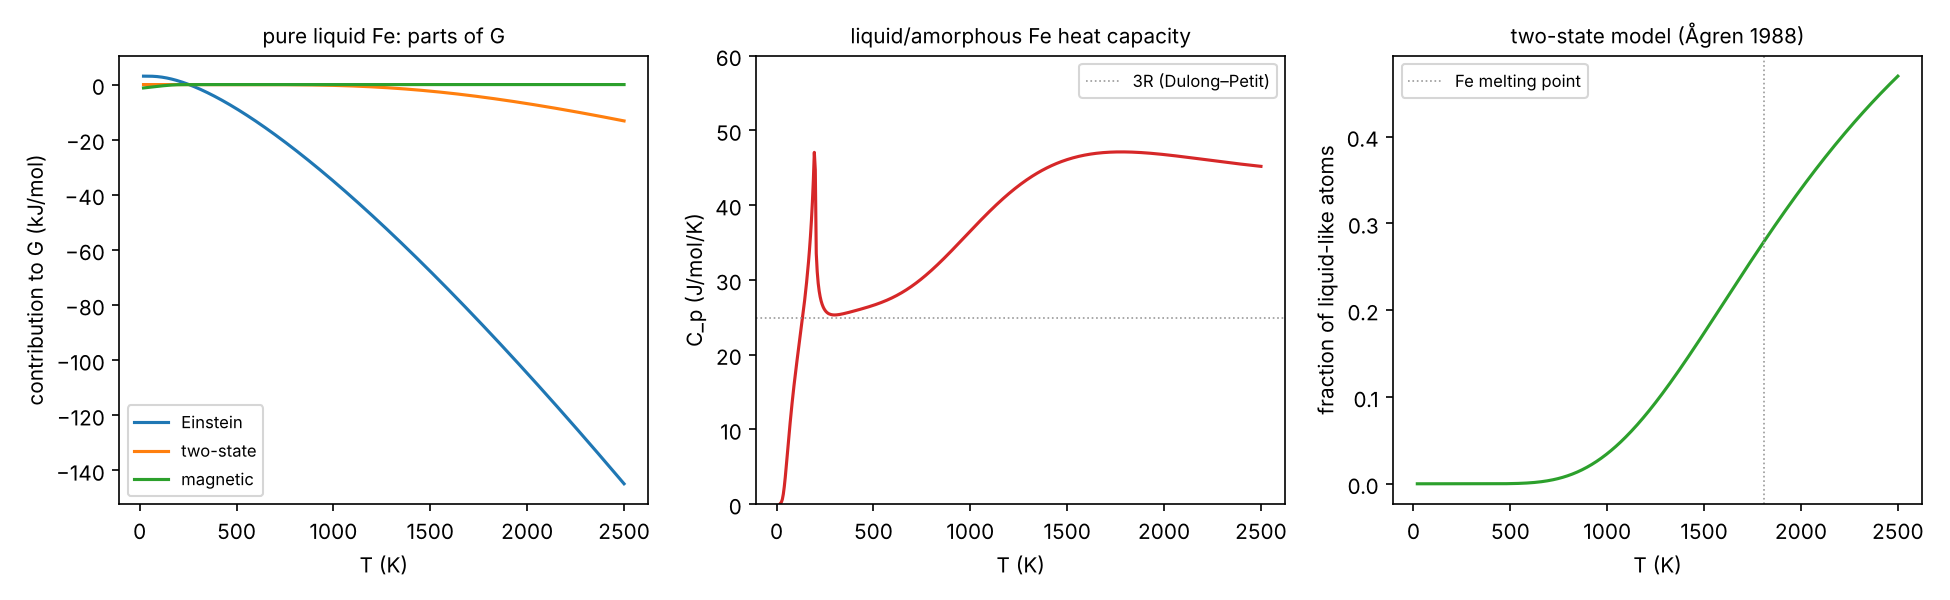

Recreate this plot in Python.
"""Fe–Mn liquid with the Einstein and two-state contributions (issue #6).

Third-generation CALPHAD descriptions model a liquid down to 0 K. Its Gibbs energy
is a sum of physically motivated parts:

- an Einstein solid for the harmonic vibrations, G_E = 1.5 R θ_E + 3 R T ln(1 −
  e^(−θ_E/T)). The TDB stores ln θ_E (THETA), so composition dependence is
  Redlich–Kister in ln θ_E;
- the two-state model for the liquid–amorphous transition, G_2st = −R T ln(1 +
  e^(−ΔG_d/RT)). Each atom is solid-like (amorphous) or liquid-like, ΔG_d (GD) is
  the energy of the change, and the fraction of liquid-like atoms is
  1 / (1 + e^(ΔG_d/RT)). Below the glass transition the liquid becomes an
  amorphous solid, and its heat capacity falls to the Einstein value;
- magnetism (here the Xiong model, with TC and NT) and a polynomial.

This script uses pycalphad's test database femn.tdb ("for testing purposes
only", one LIQUID phase with no interaction parameters). It

1. splits G of pure liquid Fe into those parts, 20–2500 K, and computes the heat
   capacity C_p = −T ∂²G/∂T² and the fraction of liquid-like atoms;
2. compares G with pycalphad.calculate across compositions and temperatures;
3. computes Fe–Mn liquid equilibria, certifies them, and compares the assemblage
   with pycalphad.equilibrium;
4. plots the decomposition, C_p and the liquid-like fraction.

C_p rises to about 3R as the Einstein vibrations switch on, then climbs through a
broad hump between 1000 and 2000 K as atoms turn liquid-like (0.035 of them at
1000 K, 0.28 at the melting point, 1811 K). The sharp peak at 200 K is the
magnetic transition: this test file gives liquid Fe T_C = 200 K.

References:
- J. Ågren, *Thermodynamics of supercooled liquids and their glass transition*,
  Phys. Chem. Liq. 18 (1988) 123–139 (the two-state model).
- J. Ågren, B. Cheynet, M. T. Clavaguera-Mora, K. Hack, J. Hertz, F. Sommer and
  U. Kattner, *Workshop on thermodynamic models and data for pure elements and
  other endmembers of solutions*, Calphad 19 (1995) 449–480 (the Einstein and
  two-state terms for third-generation unary descriptions).
- Q. Chen and B. Sundman, *Modeling of thermodynamic properties for Bcc, Fcc,
  liquid, and amorphous iron*, J. Phase Equilib. 22 (2001) 631–644 (a
  third-generation description of Fe in this form).
- W. Xiong, Q. Chen, P. A. Korzhavyi and M. Selleby, *An improved magnetic model
  for thermodynamic modeling*, Calphad 39 (2012) 11–20.

Run with ``uv run python examples/femn_two_state.py`` (about a minute). It writes
examples/femn_two_state.png.
"""

from pathlib import Path

import matplotlib.pyplot as plt
import numpy as np

from discopt.calphad import CertificateLevel, ThermoDatabase, equilibrium
from discopt.calphad.equilibrium.common import R_GAS
from discopt.calphad.models.lattice import einstein, two_state
from discopt.calphad.ops import NUM

HERE = Path(__file__).parent
PYCALPHAD_R = 8.3145  # pycalphad.variables.R; ours is the CODATA value


def tdb_path():
    import pycalphad

    return Path(pycalphad.__file__).parent / "tests" / "databases" / "femn.tdb"


db = ThermoDatabase.from_tdb(tdb_path())
liq = db.phase_model("LIQUID", ("FE", "MN"))


def u_of(yfe):
    return liq.variables_from_site_fractions([{"FE": yfe, "MN": 1 - yfe}, {"VA": 1.0}])


def parts(yfe, T):
    """G and its parts, J/mol, at site fraction ``yfe`` of Fe."""
    Y = liq._Y(np.asarray(u_of(yfe)))
    RT = R_GAS * T
    ein = float(einstein(liq._sum(liq.einstein, Y, T), T, NUM)) * RT
    gd = float(liq._sum(liq.two_state, Y, T))
    tst = float(two_state(gd, T, NUM)) * RT
    mag = float(liq.magnetic_at(Y, T, NUM)) * RT
    total = float(liq.gibbs(u_of(yfe), NUM, T)) * RT
    return {
        "total": total,
        "Einstein": ein,
        "two-state": tst,
        "magnetic": mag,
        "rest": total - ein - tst - mag,
        "gd": gd,
    }


# ------------------------------------------------------------------ 1. pure liquid Fe
TS = np.linspace(20.0, 2500.0, 497)
P = [parts(1.0, T) for T in TS]
h = 0.5
cp = np.array(
    [-T * (parts(1.0, T + h)["total"] - 2 * parts(1.0, T)["total"] + parts(1.0, T - h)["total"]) / h**2 for T in TS]
)
liquid_like = np.array([1 / (1 + np.exp(p["gd"] / (R_GAS * T))) for p, T in zip(P, TS)])
T_MELT = 1811.0  # Fe
for T in (500.0, 1000.0, T_MELT, 2500.0):
    print(f"pure liquid Fe at {T:.0f} K: {liquid_like[np.searchsorted(TS, T)]:.3f} of the atoms are liquid-like")
print(f"C_p at 20 K: {cp[0]:.2f} J/mol/K; at 300 K: {cp[np.searchsorted(TS, 300)]:.2f}; at 2000 K: {cp[-101]:.2f}")

# ------------------------------------------------------------------ 2. G against pycalphad
from pycalphad import Database, calculate  # noqa: E402
from pycalphad import equilibrium as peq  # noqa: E402
from pycalphad import variables as v  # noqa: E402

pdb = Database(str(tdb_path()))
worst = 0.0
for T in (300.0, 1000.0, 1800.0, 2500.0):
    for yfe in np.linspace(0.05, 0.95, 7):
        ref = float(
            calculate(
                pdb, ["FE", "MN", "VA"], "LIQUID", T=T, P=101325, N=1, points=np.array([[yfe, 1 - yfe, 1.0]])
            ).GM.values.squeeze()
        )
        p = parts(yfe, T)
        Y = liq._Y(np.asarray(u_of(yfe)))
        ideal = float(liq.ideal_at(Y, NUM))
        # every term that carries R, at pycalphad's R
        ours = p["total"] + (PYCALPHAD_R - R_GAS) * T * (ideal + (p["Einstein"] + p["magnetic"]) / (R_GAS * T))
        ours += -PYCALPHAD_R * T * np.logaddexp(0, -p["gd"] / (PYCALPHAD_R * T)) - p["two-state"]
        worst = max(worst, abs(ours - ref) / abs(ref))
print(f"G against pycalphad.calculate: largest relative difference {worst:.1e} (28 points)")

# ------------------------------------------------------------------ 3. equilibria
agree = certified = 0
XS, TE = (0.1, 0.3, 0.5, 0.7, 0.9), (600.0, 1200.0, 1800.0)
for T in TE:
    for x in XS:
        r = equilibrium([liq], x=x, T=T, certify="none")
        c = r.certify()
        certified += c.level >= CertificateLevel.CERTIFIED_TO_TOLERANCE
        eq = peq(pdb, ["FE", "MN", "VA"], ["LIQUID"], {v.X("FE"): x, v.T: T, v.P: 101325, v.N: 1})
        n_ref = sum(1 for n in np.squeeze(eq.Phase.values) if n)
        agree += n_ref == len(r.composition_sets)
print(f"equilibria: {certified} of {len(XS) * len(TE)} certified; same number of liquids as pycalphad at {agree}")

# ------------------------------------------------------------------ 4. figure
fig, axes = plt.subplots(1, 3, figsize=(13, 4))
ax = axes[0]
for k in ("Einstein", "two-state", "magnetic"):
    ax.plot(TS, [p[k] / 1000 for p in P], label=k)
ax.set_xlabel("T (K)")
ax.set_ylabel("contribution to G (kJ/mol)")
ax.set_title("pure liquid Fe: parts of G", fontsize=10)
ax.legend(fontsize=8)
ax = axes[1]
ax.plot(TS, cp, color="C3")
ax.axhline(3 * R_GAS, color="0.6", lw=0.8, ls=":", label="3R (Dulong–Petit)")
ax.set_xlabel("T (K)")
ax.set_ylabel("C_p (J/mol/K)")
ax.set_ylim(0, max(60, float(np.nanmax(cp[TS > 100])) * 1.1))
ax.set_title("liquid/amorphous Fe heat capacity", fontsize=10)
ax.legend(fontsize=8)
ax = axes[2]
ax.plot(TS, liquid_like, color="C2")
ax.axvline(T_MELT, color="0.6", lw=0.8, ls=":", label="Fe melting point")
ax.legend(fontsize=8)
ax.set_xlabel("T (K)")
ax.set_ylabel("fraction of liquid-like atoms")
ax.set_title("two-state model (Ågren 1988)", fontsize=10)
fig.tight_layout()
fig.savefig(HERE / "femn_two_state.png", dpi=150)
print("wrote", HERE / "femn_two_state.png")
